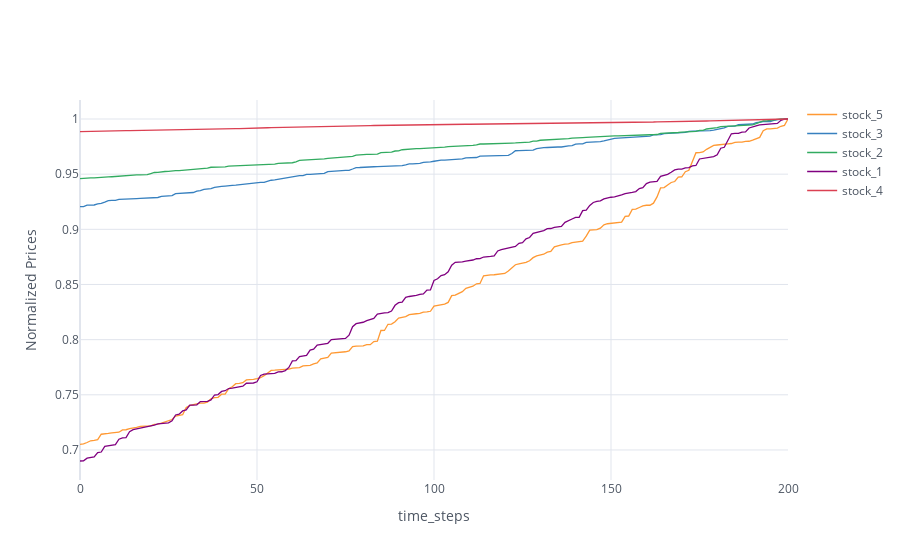

The cell this chart's notebook holds for it:
### Code cell
cf.go_offline()
cf.set_config_file(world_readable=True, theme="white")

buffer = SimulatedStockBuffer.objects.select_related("stock").order_by("captured_at").all()

price_variations = {}
for snapshot in buffer:
    if snapshot.stock.name not in price_variations:
        price_variations[snapshot.stock.name] = []
    price_variations[snapshot.stock.name].append(snapshot.price_snapshot)

# print(price_variations)
for stck_name in price_variations:
    price_snaps = price_variations[stck_name]
    price_array = np.array(price_snaps)
    max_price = max(price_array)
    normalized_snaps = price_array/max_price
    price_variations[stck_name] = normalized_snaps

    

stock_names = list(price_variations.keys())


# print(price_variations)
df_regret_comparisons = pd.DataFrame(price_variations)
df_regret_comparisons.iplot(
    xTitle='time_steps',
    yTitle='Normalized Prices'
)

### Figure 1 — Plotly figure (JSON) as saved in the notebook; plotly's stock layout.template omitted (floating-point values rounded to 4 significant figures; data arrays with more than 128 entries replaced by an {"elided": "..."} marker saying what was removed)
{"data": [{"line": {"color": "rgba(255, 153, 51, 1.0)", "dash": "solid", "shape": "linear", "width": 1.3}, "mode": "lines", "name": "stock_5", "text": "", "type": "scatter", "x": {"elided": "201 int values"}, "y": {"elided": "201 float values"}}, {"line": {"color": "rgba(55, 128, 191, 1.0)", "dash": "solid", "shape": "linear", "width": 1.3}, "mode": "lines", "name": "stock_3", "text": "", "type": "scatter", "x": {"elided": "201 int values"}, "y": {"elided": "201 float values"}}, {"line": {"color": "rgba(50, 171, 96, 1.0)", "dash": "solid", "shape": "linear", "width": 1.3}, "mode": "lines", "name": "stock_2", "text": "", "type": "scatter", "x": {"elided": "201 int values"}, "y": {"elided": "201 float values"}}, {"line": {"color": "rgba(128, 0, 128, 1.0)", "dash": "solid", "shape": "linear", "width": 1.3}, "mode": "lines", "name": "stock_1", "text": "", "type": "scatter", "x": {"elided": "201 int values"}, "y": {"elided": "201 float values"}}, {"line": {"color": "rgba(219, 64, 82, 1.0)", "dash": "solid", "shape": "linear", "width": 1.3}, "mode": "lines", "name": "stock_4", "text": "", "type": "scatter", "x": {"elided": "201 int values"}, "y": {"elided": "201 float values"}}], "layout": {"legend": {"bgcolor": "#FFFFFF", "font": {"color": "#4D5663"}}, "paper_bgcolor": "#FFFFFF", "plot_bgcolor": "#FFFFFF", "title": {"font": {"color": "#4D5663"}}, "xaxis": {"gridcolor": "#E1E5ED", "showgrid": true, "tickfont": {"color": "#4D5663"}, "title": {"font": {"color": "#4D5663"}, "text": "time_steps"}, "zerolinecolor": "#E1E5ED"}, "yaxis": {"gridcolor": "#E1E5ED", "showgrid": true, "tickfont": {"color": "#4D5663"}, "title": {"font": {"color": "#4D5663"}, "text": "Normalized Prices"}, "zerolinecolor": "#E1E5ED"}}}
